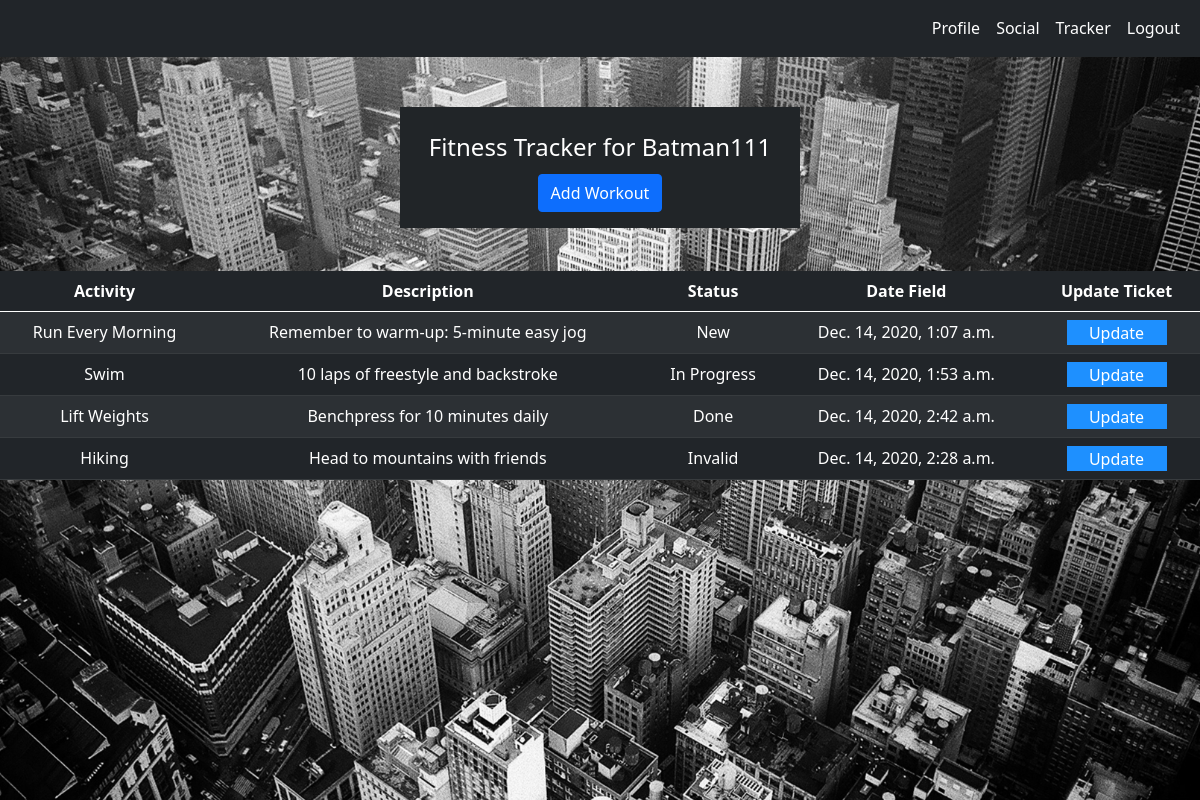
Page /tracker_dashboard/ (signed in) on the earlier database version.
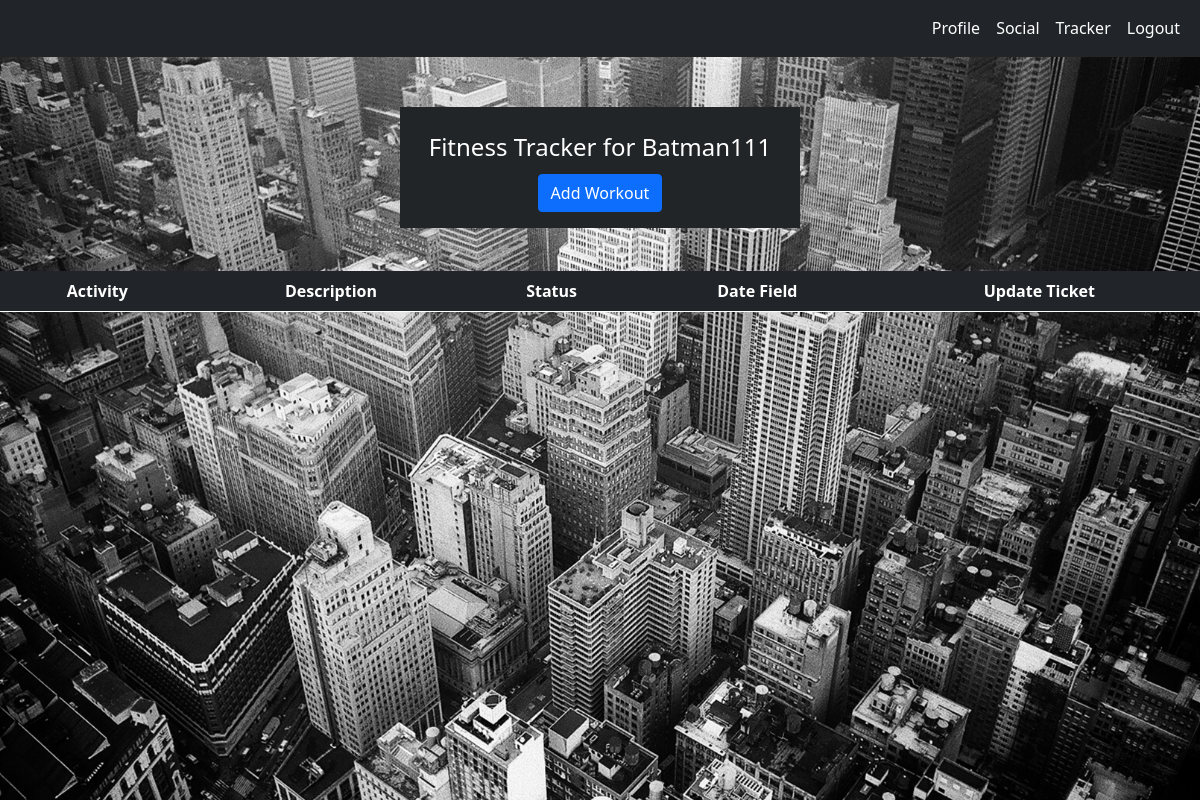
Same page on the later database version.
### tracker/models.py (models this page shows, shortened)
class Workout(models.Model):
    STATUS = (
        ('New', 'New'),
        ('In Progress', 'In Progress'),
        ('Done', 'Done'),
        ('Invalid', 'Invalid')
    )
    title = models.CharField(max_length=200)
    date_filed = models.DateTimeField(default=timezone.now)
    description = models.TextField()
    workout_status = models.CharField(max_length=200, choices=STATUS)
    user_created = models.ForeignKey(WorkoutUser, on_delete=models.CASCADE,
                                     related_name="created_by_workoutuser", blank=True, null=True, default=None)

### tracker/views.py (the view)
# urls.py: path('tracker_dashboard/', dashboard_view, name='tracker_dashboard'),
@login_required()
def dashboard_view(request):
  user_workouts = Workout.objects.filter(user_created=request.user)
  return render(request, 'tracker_dashboard.html', {"user_workouts": user_workouts})

### templates/tracker_dashboard.html (shortened to what this page needs)
{% load static %}
<!DOCTYPE html>
<html lang="en">
  <head>
    <link
      href="https://cdn.jsdelivr.net/npm/bootstrap@5.0.0-beta1/dist/css/bootstrap.min.css"
      rel="stylesheet"
    />
    <link rel="stylesheet" href="{% static 'tracker.css' %}" />
  </head>
  <body>
  {% include "navigation.html" %}
  <div class='tracker_background_image'>
  <div class="header"></div>
  <div class="card user_card" style="width: 25rem; height: 4rem">
    <div class="card-body card_body_contain">
      <h4>Fitness Tracker for {{user.get_username}}</h4>
      <a href="/add_workout/">
        <button class="btn btn-primary mt-1">Add Workout</button>
      </a>
    </div>
  </div>
  <div class="tables_container">
    <table class="table table-striped table-dark">
      <thead class="thead-dark">
        <tr>
          <th scope="col">Activity</th>
          <th scope="col">Description</th>
          <th scope="col">Status</th>
          <th scope="col">Date Field</th>
          <th scope="col">Update Ticket</th>
        </tr>
      </thead>
      <tbody>
        {% for workout in user_workouts %}
        {% if workout.workout_status == "New" %}
        <tr>
          <td>{{workout.title}}</td>
          <td>{{workout.description}}</td>
          <td>{{workout.workout_status}}</td>
          <td>{{workout.date_filed}}</td>
          <td>
            <button class="update_button">
              <a href="/workout_detail/{{workout.id}}">Update</a>
            </button>
          </td>
        </tr>
        {%endif%}
        {% endfor %}
        {% for workout in user_workouts %}
        {% if workout.workout_status == "In Progress" %}
        <tr>
          <td>{{workout.title}}</td>
          <td>{{workout.description}}</td>
          <td>{{workout.workout_status}}</td>
          <td>{{workout.date_filed}}</td>
          <td>
            <button class="update_button">
              <a href="/workout_detail/{{workout.id}}">Update</a>
            </button>
          </td>
        </tr>
        {%endif%}
        {% endfor %}
        {% for workout in user_workouts %}
        {% if workout.workout_status == "Done" %}
        <tr>
          <td>{{workout.title}}</td>
          <td>{{workout.description}}</td>
          <td>{{workout.workout_status}}</td>
          <td>{{workout.date_filed}}</td>
          <td>
            <button class="update_button">
              <a href="/workout_detail/{{workout.id}}">Update</a>
            </button>
          </td>
        </tr>
        {%endif%}
        {% endfor %}
        {% for workout in user_workouts %}
        {% if workout.workout_status == "Invalid" %}
        <tr>
          <td>{{workout.title}}</td>
          <td>{{workout.description}}</td>
          <td>{{workout.workout_status}}</td>
          <td>{{workout.date_filed}}</td>
          <td>
            <button class="update_button">
              <a href="/workout_detail/{{workout.id}}">Update</a>
            </button>
          </td>
        </tr>
        {%endif%}
        {% endfor %}
      </tbody>
    </table>
  </div>
  </div>
  </body>
</html>

Differences in the rows shown:
no longer on this page (row edited): Workout: title "Run Every Morning", description "Remember to warm-up: 5-minute easy jog", workout_status "New", date_filed "Dec. 14, 2020, 1:07 a.m.", shown under "Fitness Tracker for Batman111"
no longer on this page (row edited): Workout: title "Swim", description "10 laps of freestyle and backstroke", workout_status "In Progress", date_filed "Dec. 14, 2020, 1:53 a.m."
no longer on this page (row edited): Workout: title "Lift Weights", description "Benchpress for 10 minutes daily", workout_status "Done", date_filed "Dec. 14, 2020, 2:42 a.m."
no longer on this page (row edited): Workout: title "Hiking", description "Head to mountains with friends", workout_status "Invalid", date_filed "Dec. 14, 2020, 2:28 a.m."
